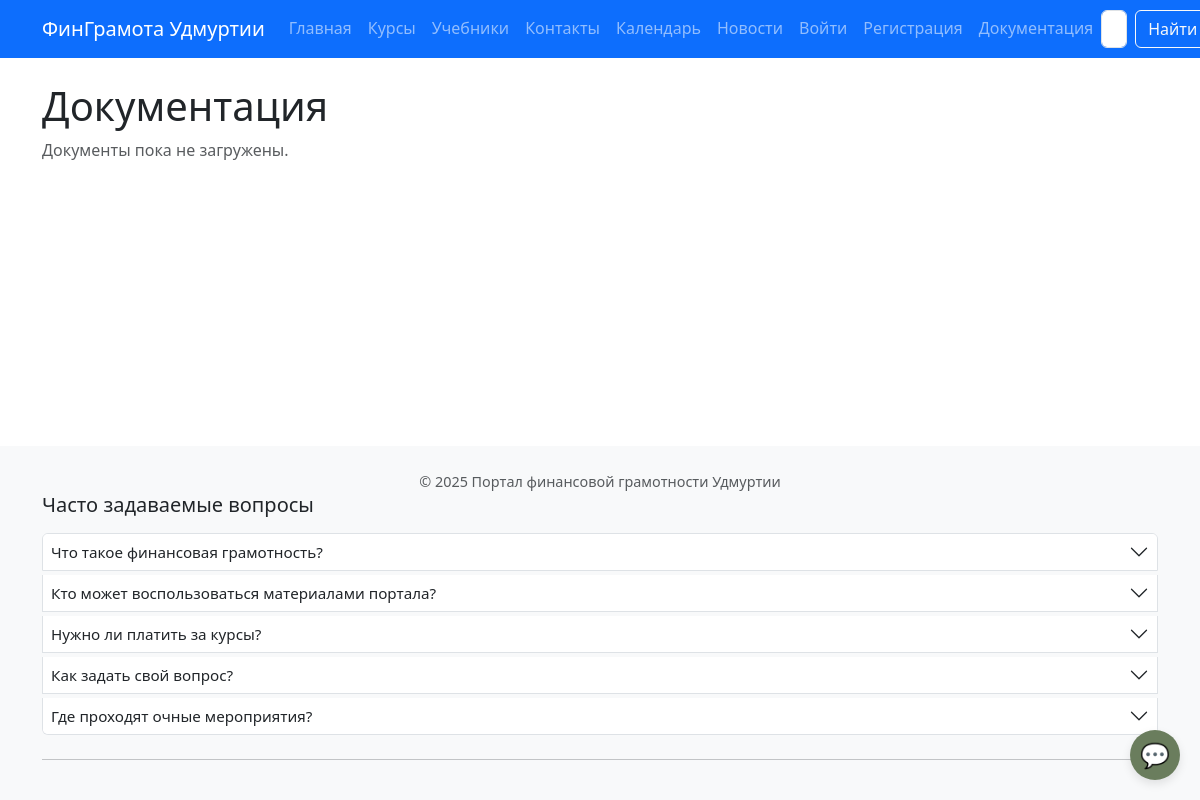
Page /documentation/ on the earlier database version.
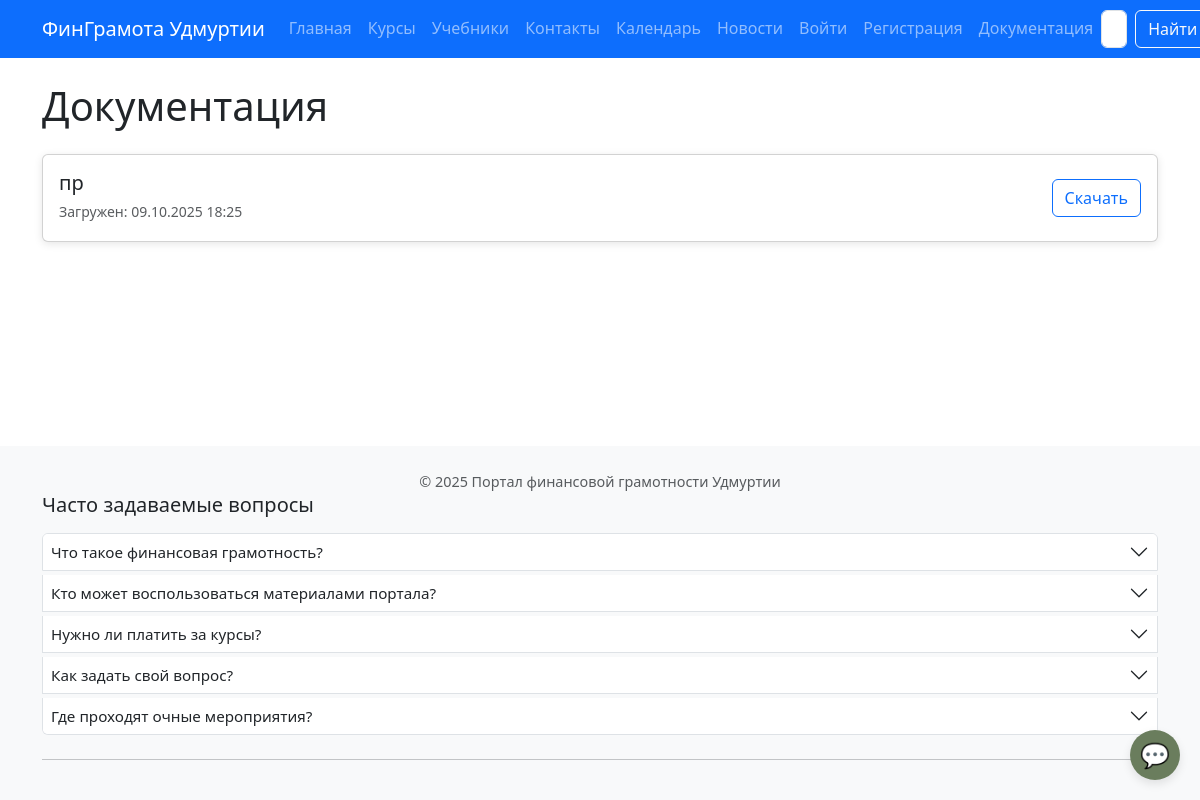
Same page on the later database version.
### core/models.py (models this page shows, shortened)
class DocumentationFile(models.Model):
    title = models.CharField("Название документа", max_length=255)
    file = models.FileField("Файл", upload_to='documentation/')
    uploaded_at = models.DateTimeField("Дата загрузки", auto_now_add=True)
    class Meta:
        verbose_name = "Документ"
        verbose_name_plural = "Документы"
        ordering = ['-uploaded_at']

### core/views.py (the view)
# urls.py: path('documentation/', views.documentation_view, name='documentation'),
def documentation_view(request):
    docs = DocumentationFile.objects.all()
    return render(request, 'core/documentation.html', {'docs': docs})

### templates/core/documentation.html
{% extends 'base.html' %}
{% block content %}
<h1>Документация</h1>
{% if docs %}
  <div class="row g-3 mt-2">
    {% for doc in docs %}
      <div class="col-12">
        <div class="card">
          <div class="card-body d-flex justify-content-between align-items-center">
            <div>
              <h5 class="card-title mb-1">{{ doc.title }}</h5>
              <small class="text-muted">Загружен: {{ doc.uploaded_at|date:"d.m.Y H:i" }}</small>
            </div>
            <a href="{{ doc.file.url }}" class="btn btn-outline-primary" download>Скачать</a>
          </div>
        </div>
      </div>
    {% endfor %}
  </div>
{% else %}
  <p class="text-muted">Документы пока не загружены.</p>
{% endif %}
{% endblock %}

Differences in the rows shown:
added DocumentationFile: title "пр", uploaded_at "09.10.2025 18:25"
Other differences:
text no longer shown: "Документы пока не загружены."
